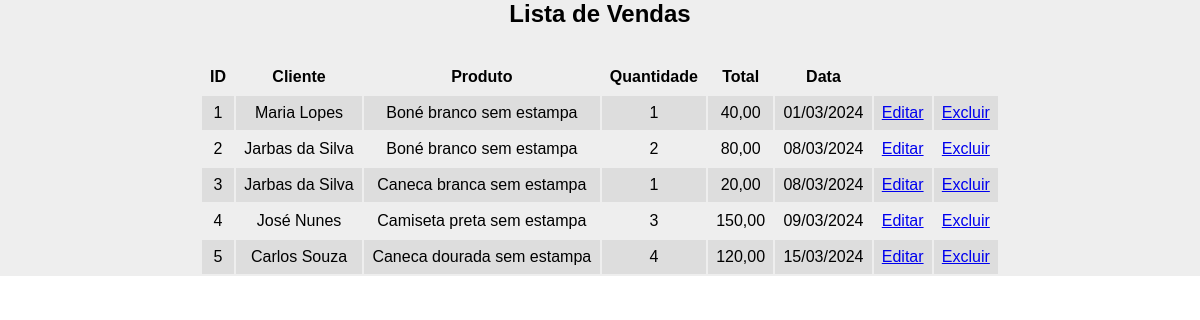
The page /lista_vendas.php (signed in) on the database its author committed.
### tables this page shows
CREATE TABLE vendas (
    id INT(11) UNSIGNED NOT NULL AUTO_INCREMENT PRIMARY KEY,
    quantidade INT(5) NOT NULL,
	total DECIMAL(10,2) NOT NULL,
    data DATE NOT NULL,
    cliente_id INT UNSIGNED NOT NULL,
    produto_id INT UNSIGNED NOT NULL,
    FOREIGN KEY (cliente_id) REFERENCES clientes (id),
    FOREIGN KEY (produto_id) REFERENCES produtos (id)
) DEFAULT CHARSET=utf8mb4 COLLATE=utf8mb4_unicode_ci;

CREATE TABLE clientes (
    id INT(11) UNSIGNED NOT NULL AUTO_INCREMENT PRIMARY KEY,
    nome_cliente VARCHAR(150) NOT NULL UNIQUE,
    telefone VARCHAR(11) NOT NULL,  
    cep INT(8) NOT NULL
) DEFAULT CHARSET=utf8mb4 COLLATE=utf8mb4_unicode_ci;

CREATE TABLE produtos (
    id INT(11) UNSIGNED NOT NULL AUTO_INCREMENT PRIMARY KEY,
    nome_produto VARCHAR(150) NOT NULL,
	valor DECIMAL(10,2)
) DEFAULT CHARSET=utf8mb4 COLLATE=utf8mb4_unicode_ci;

### lista_vendas.php (the view, shortened to what this page needs)
<!DOCTYPE html>
<html lang="pt-br">
<head>
    <link rel="stylesheet" href="src/styles/config.css">
</head>
<body>
    <main class="container">
        <h1>Lista de Vendas</h1>
        <div class="container-table">
            <table>
                <thead>
                    <tr>
                        <th>ID</th>
                        <th>Cliente</th>
                        <th>Produto</th>
                        <th>Quantidade</th>
                        <th>Total</th>
                        <th>Data</th>
                        <th></th>
                        <th></th>
                    </tr>
                </thead>
                <tbody>
                    <?php
                        require('conexao.php');
                        $sql = "SELECT ven.id, cli.nome_cliente, pro.nome_produto, ven.quantidade, ven.total, ven.data FROM vendas ven
                                INNER JOIN clientes cli ON cli.id = ven.cliente_id INNER JOIN produtos pro ON pro.id = ven.produto_id";
                        $statement = $conexaoComBanco -> query($sql);
                        $contador = 1;
                        if($statement -> rowCount() > 0) {
                            $lista = $statement -> fetchAll(PDO::FETCH_NUM);
                            foreach($lista as $venda) {
                                $numeroPar = $contador %2;
                                $valorFormatoDoBrasil = number_format($venda[4], 2, ',', '');
                                $dataDoBrasil = date('d/m/Y', strtotime($venda[5]));
                                if($numeroPar === 0) {
                                    echo "<tr>";
                                    echo "<td>$venda[0]</td>";
                                    echo "<td>$venda[1]</td>";
                                    echo "<td>$venda[2]</td>";
                                    echo "<td>$venda[3]</td>";
                                    echo "<td>$valorFormatoDoBrasil</td>";
                                    echo "<td>$dataDoBrasil</td>";
                                    echo "<td><a href=edicao_venda.php?id=$venda[0]>Editar</a></td>";
                                    echo "<td><a href=excluir_venda.php?id=$venda[0]>Excluir</a></td>";
                                    echo "</tr>";
                                } else {
                                    echo "<tr class=cor-diferente>";
                                    echo "<td>$venda[0]</td>";
                                    echo "<td>$venda[1]</td>";
                                    echo "<td>$venda[2]</td>";
                                    echo "<td>$venda[3]</td>";
                                    echo "<td>$valorFormatoDoBrasil</td>";
                                    echo "<td>$dataDoBrasil</td>";
                                    echo "<td><a href=edicao_venda.php?id=$venda[0]>Editar</a></td>";
                                    echo "<td><a href=excluir_venda.php?id=$venda[0]>Excluir</a></td>";
                                    echo "</tr>";
                                }
                                $contador++;
                            }
                        }
                    ?>
                </tbody>
            </table>
        </div>
    </main>
</body>
</html>

### src/styles/config.css (style rules this page uses)
.container { background: #eee; }
h1 { text-align: center; margin-bottom: 30px; font-size: 24px; }
.container-table { display: flex; justify-content: center; }
table { width: 800px; text-align: center; }
td, th { padding: 8px; font-size: 16px; }
.cor-diferente td { background-color: #ddd; }

### rows shown on the page
vendas: id "1", cliente.nome_cliente "Maria Lopes", produto.nome_produto "Boné branco sem estampa", quantidade "1", total "40,00", data "01/03/2024"
vendas: id "2", cliente.nome_cliente "Jarbas da Silva", produto.nome_produto "Boné branco sem estampa", quantidade "2", total "80,00", data "08/03/2024"
vendas: id "3", cliente.nome_cliente "Jarbas da Silva", produto.nome_produto "Caneca branca sem estampa", quantidade "1", total "20,00", data "08/03/2024"
vendas: id "4", cliente.nome_cliente "José Nunes", produto.nome_produto "Camiseta preta sem estampa", quantidade "3", total "150,00", data "09/03/2024"
vendas: id "5", cliente.nome_cliente "Carlos Souza", produto.nome_produto "Caneca dourada sem estampa", quantidade "4", total "120,00", data "15/03/2024"
